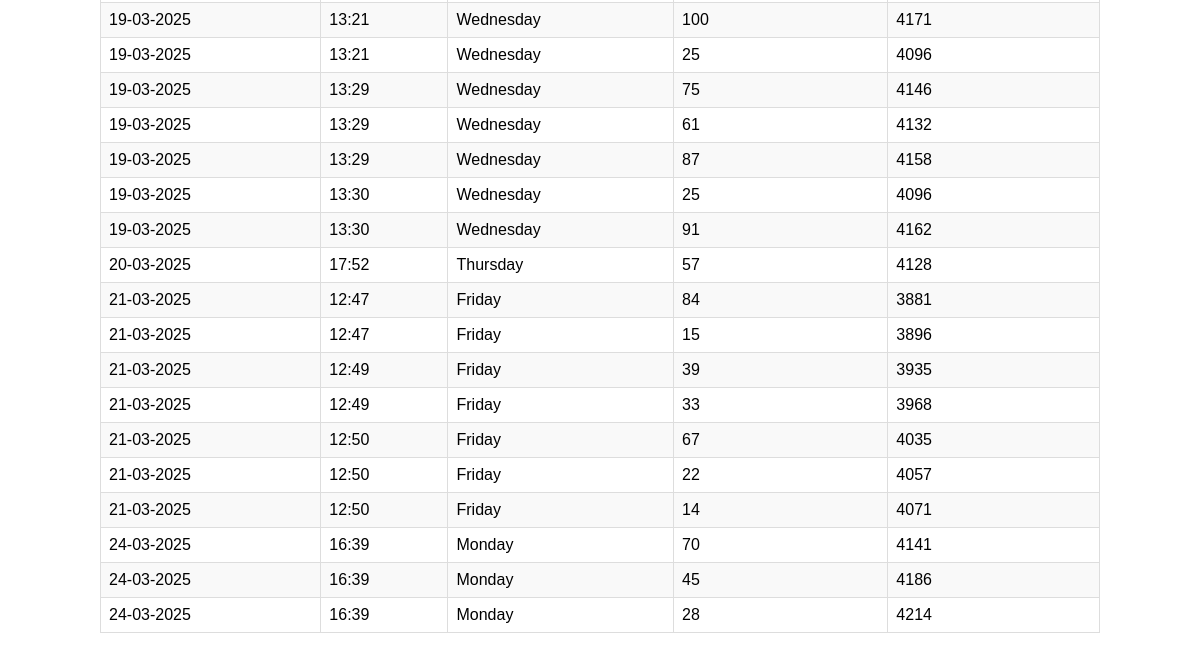
The page /data/ (lower part) on the database as committed earlier.
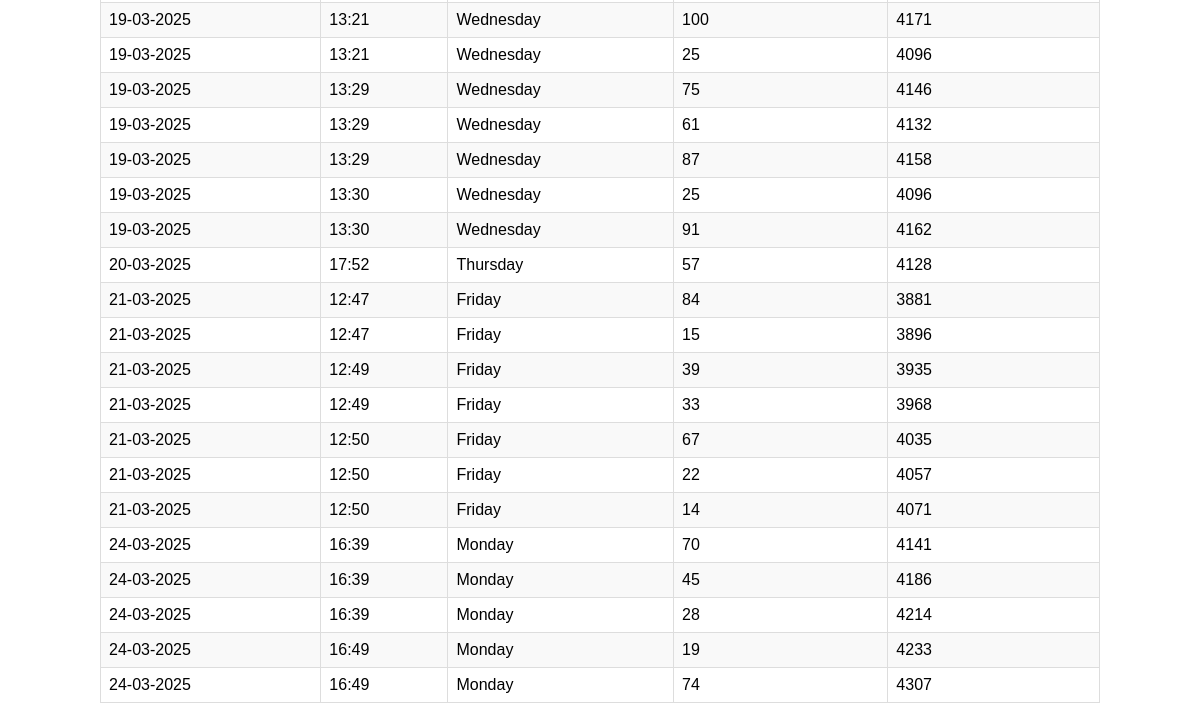
The same page on the database as committed later.
### flow_app/models.py (models this page shows, shortened)
class FlowData(models.Model):
    date = models.DateField(default=timezone.now)
    time = models.TimeField(default=timezone.now)
    day = models.CharField(max_length=10)
    daily_flow = models.IntegerField()
    total_flow = models.IntegerField()
    created_at = models.DateTimeField(auto_now_add=True)

### flow_app/views.py (the view)
# urls.py: path('data/', views.data_view, name='data_view'),
def data_view(request):
    flow_data = FlowData.objects.all().order_by('created_at')
    context = {
        'flow_data': flow_data,
    }
    return render(request, 'flow_app/data_view.html', context)

### flow_app/templates/flow_app/data_view.html (shortened to what this page needs)
<!DOCTYPE html>
<html>
<head>
</head>
<body>
    <table>
        <tbody>
            {% for data in flow_data %}
            <tr>
                <td>{{ data.date|date:"d-m-Y" }}</td>
                <td>{{ data.time|time:"H:i" }}</td>
                <td>{{ data.day }}</td>
                <td>{{ data.daily_flow }}</td>
                <td>{{ data.total_flow }}</td>
            </tr>
            {% empty %}
            <tr>
                <td colspan="5">No data available yet.</td>
            </tr>
            {% endfor %}
        </tbody>
    </table>
</body>
</html>

### flow_app/templates/flow_app/data_view.html (style rules this page uses)
body { font-family: Arial, sans-serif; max-width: 1000px; margin: 0 auto; padding: 20px; }
table { width: 100%; border-collapse: collapse; }
tr:nth-child(even) { background-color: #f9f9f9; }

Rows that differ between the two databases and show on the page:
added FlowData: date "24-03-2025", time "16:49", day "Monday", daily_flow "19", total_flow "4233"
added FlowData: date "24-03-2025", time "16:49", day "Monday", daily_flow "74", total_flow "4307"
